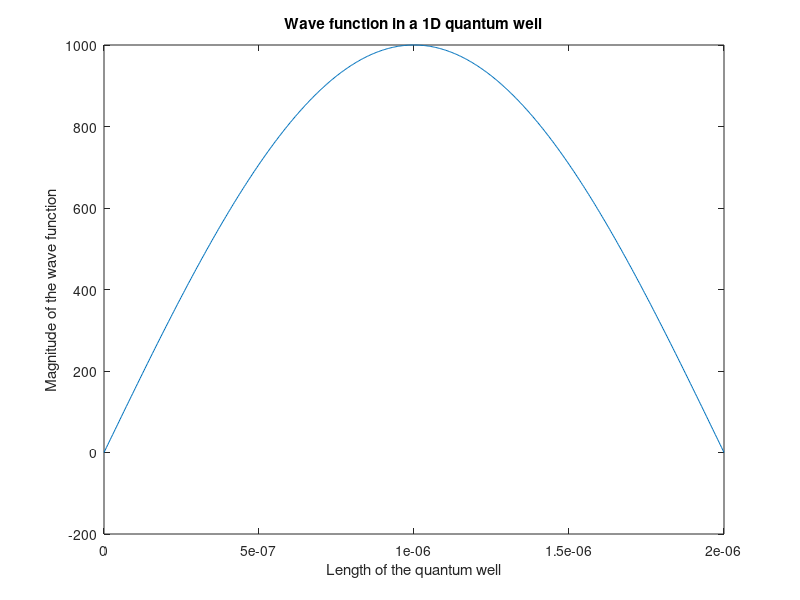

Recreate this plot in MATLAB. (Note: this script raises an error after producing the figure.)
%% Lab Assignment 2; 1D and 2D wave Function Simulation in Matlab
% Author: Emmanuel Mati
% ELEC2250 S2020

% ELEC-2250 W2020
% Lab assignment 2 Part A
% Solution of Schrödinger equation for a particle in a 1D box
%Reference; Solid state Electronic Devices, Streetman, Classnotes
% https://www.physicsforums.com/insights/visualizing-2-d-particle-box/
close all
clear all
clc
% Define constants and variables
h=6.63e-34; %Planck's constant in Joules
m=9.11e-31; % Free Electron mass
hbar=h/(2*pi);
outfile = '111DParticle.gif'; % File name to save the generated .gif file
for n=1:1:5; % Number of energy states
    Lx = 2e-6; %length for part 4
    x = linspace(0,Lx,500);
    t = linspace(0,1,500); %time scale)
    k = n*pi./Lx;
    E=n^2*pi^2*hbar^2/(2*m*Lx^2) % Total energy of the particle in a 1D box
    w =(hbar*k^2)/2*m % frequency from E=hf
    A = sqrt(2/Lx) % magnitude of the wave function
    PD_peak=A^2 %peak value of the probabilitydensity function
    Particle_velocity=sqrt(2*E/m) %particle velocity
    w = hbar*k.^2/2*m; % solving for frequency; E=hbar*w; =hbar^2*k^2/(2*m).=>w=hbar*k.^2/2*m

    % Define the position and time functions
    for ii=1:1:length (x)
        psi(ii)=A*sin(k*x(ii));
    end
    
    for kk=1:1:length(t)
        phi(kk)=exp(-j*w*t(kk));
        xx(kk)=psi(kk)*phi(kk);
    end

    plot(x,real(xx))
    title('Wave function in a 1D quantum well')
    xlabel('Length of the quantum well')
    ylabel ('Magnitude of the wave function')
    drawnow
    frame = getframe(1);
    im = frame2im(frame);
    [Q,map] = rgb2ind(im,256);

    if n == 1;
        imwrite(Q,map,outfile,'gif','LoopCount',Inf,'DelayTime',0);
    else
        imwrite(Q,map,outfile,'gif','WriteMode','append','DelayTime',0);
    end
    
end